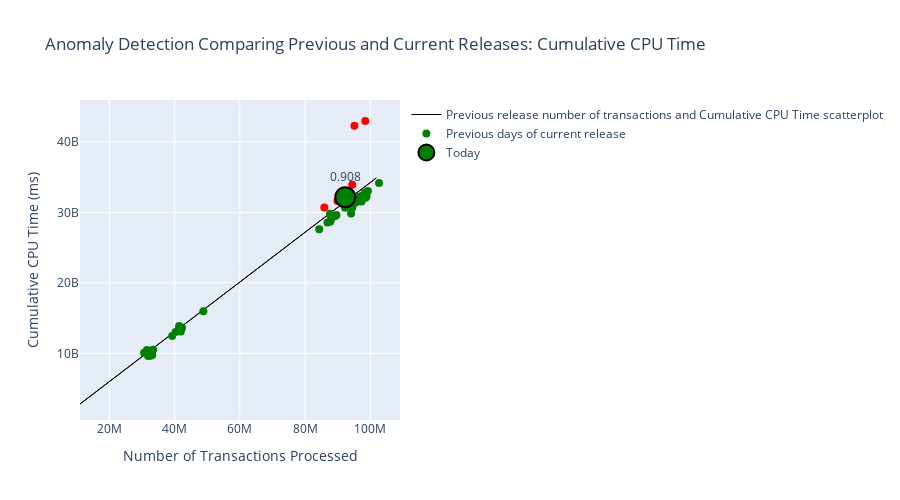

Notebook cell for this chart:
### Code cell
graph_zscore(df_zscore_prev_release, df_zscore_curr_release, 'Cumulative CPU Time')
